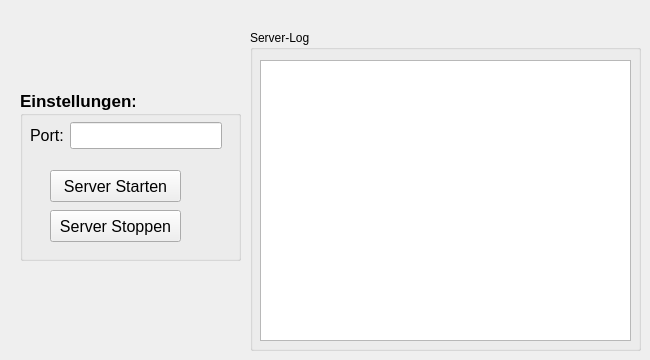
     <widget class="QWidget" name="tab_9">
      <attribute name="title">
       <string>Servereinstellungen</string>
      </attribute>
      <widget class="QGroupBox" name="groupBox_5">
       <property name="geometry">
        <rect>
         <x>20</x>
         <y>90</y>
         <width>221</width>
         <height>171</height>
        </rect>
       </property>
       <property name="font">
        <font>
         <family>Arial</family>
         <pointsize>13</pointsize>
         <weight>75</weight>
         <bold>true</bold>
        </font>
       </property>
       <property name="title">
        <string>Einstellungen:</string>
       </property>
       <widget class="QPushButton" name="btnServerStarten">
        <property name="geometry">
         <rect>
          <x>30</x>
          <y>80</y>
          <width>131</width>
          <height>32</height>
         </rect>
        </property>
        <property name="font">
         <font>
          <pointsize>12</pointsize>
          <weight>50</weight>
          <bold>false</bold>
         </font>
        </property>
        <property name="text">
         <string>Server Starten</string>
        </property>
       </widget>
       <widget class="QPushButton" name="btnServerStoppen">
        <property name="geometry">
         <rect>
          <x>30</x>
          <y>120</y>
          <width>131</width>
          <height>32</height>
         </rect>
        </property>
        <property name="font">
         <font>
          <pointsize>12</pointsize>
          <weight>50</weight>
          <bold>false</bold>
         </font>
        </property>
        <property name="text">
         <string>Server Stoppen</string>
        </property>
       </widget>
       <widget class="QWidget" name="layoutWidget">
        <property name="geometry">
         <rect>
          <x>10</x>
          <y>30</y>
          <width>192</width>
          <height>31</height>
         </rect>
        </property>
        <layout class="QHBoxLayout" name="horizontalLayout_4">
         <item>
          <widget class="QLabel" name="label_2">
           <property name="font">
            <font>
             <pointsize>12</pointsize>
             <weight>50</weight>
             <bold>false</bold>
            </font>
           </property>
           <property name="text">
            <string>Port:</string>
           </property>
          </widget>
         </item>
         <item>
          <widget class="QLineEdit" name="edtPort">
           <property name="font">
            <font>
             <pointsize>12</pointsize>
             <weight>50</weight>
             <bold>false</bold>
            </font>
           </property>
           <property name="text">
            <string/>
           </property>
           <property name="maxLength">
            <number>5</number>
           </property>
          </widget>
         </item>
        </layout>
       </widget>
       <zorder>layoutWidget</zorder>
       <zorder>btnServerStoppen</zorder>
       <zorder>btnServerStarten</zorder>
      </widget>
      <widget class="QGroupBox" name="groupBox_11">
       <property name="geometry">
        <rect>
         <x>250</x>
         <y>30</y>
         <width>391</width>
         <height>321</height>
        </rect>
       </property>
       <property name="title">
        <string>Server-Log</string>
       </property>
       <widget class="QListWidget" name="lwServerLog">
        <property name="geometry">
         <rect>
          <x>10</x>
          <y>30</y>
          <width>371</width>
          <height>281</height>
         </rect>
        </property>
       </widget>
      </widget>
     </widget>
